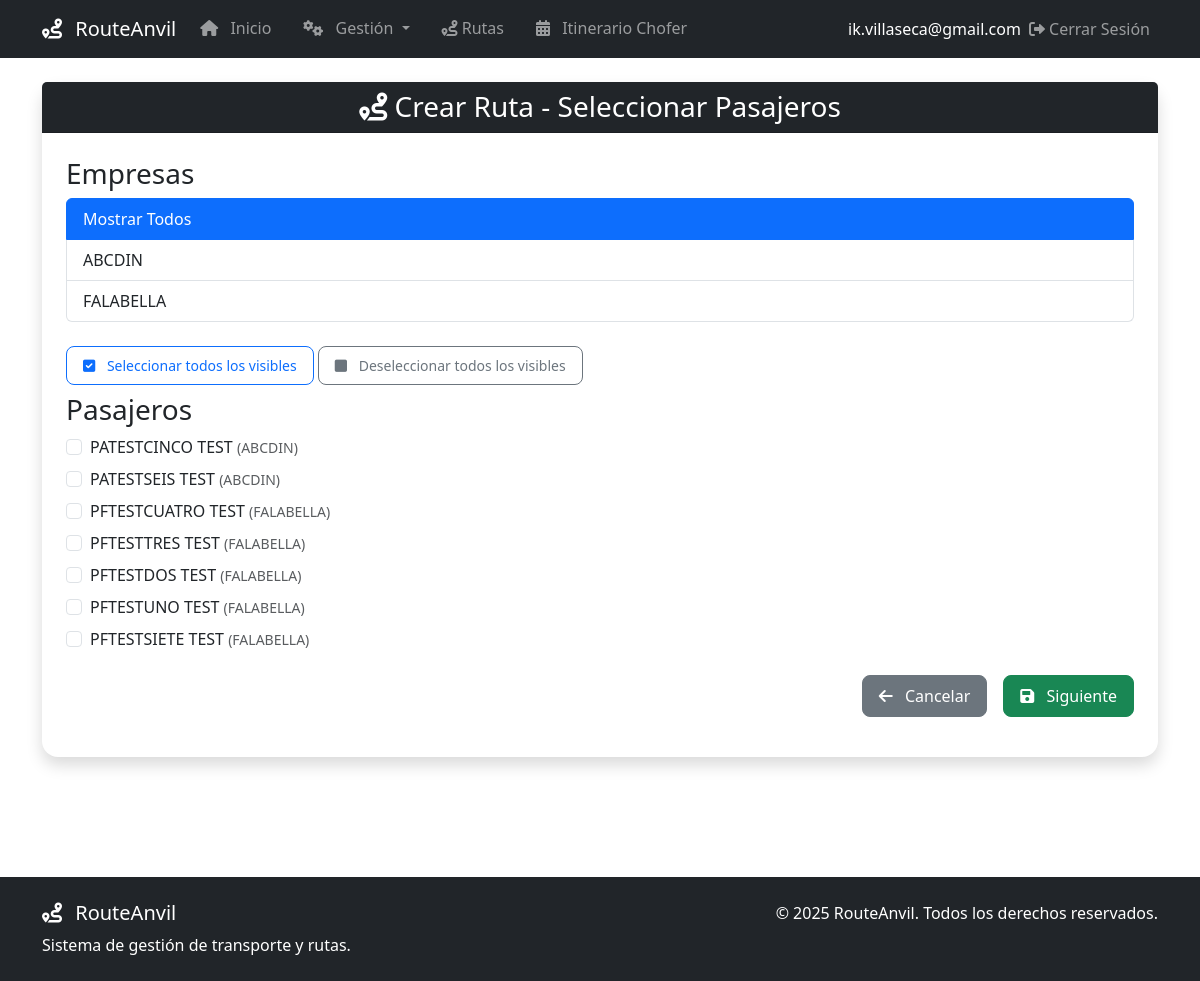
Screenshot of /ruta/crear/pasajeros/ (signed in) with the database file from the repository.
### users/models.py (models this page shows, shortened)
class CustomUser(AbstractUser):
    username = None
    email = models.EmailField(_('email address'), unique=True)
    is_email_verified = models.BooleanField(default=False)
    USERNAME_FIELD = 'email'
    REQUIRED_FIELDS = [] # email y password son requeridos por defecto asi que se deja vacio
    objects = CustomUserManager()

### RouteAnvil/models.py (models this page shows, shortened)
class Pasajero(models.Model):
    id_pasajero = models.UUIDField(primary_key=True, default=uuid.uuid4, verbose_name="ID Pasajero")
    rut = models.CharField(max_length=12, unique=True, verbose_name="RUT")
    nombre = models.CharField(max_length=45, verbose_name="Nombre")
    apellido = models.CharField(max_length=45, verbose_name="Apellido")
    telefono = models.CharField(max_length=15, verbose_name="Telefono")
    empresa_trabajo = models.CharField(max_length=45, verbose_name="Empresa de Trabajo")
    paradero_deseado = models.ForeignKey(Parada, on_delete=models.SET_NULL, null=True, blank=True, related_name='paradero_deseado',verbose_name="Paradero deseado")

### RouteAnvil/views.py (the view, shortened to what this page needs)
# urls.py: path('ruta/crear/pasajeros/', views.ruta_crear_seleccionar_pasajeros, name='ruta_crear_seleccionar1_pasajeros'),
@login_required
def ruta_crear_seleccionar_pasajeros(request):
    if request.method == 'GET':
        pasajeros = Pasajero.objects.all().order_by('empresa_trabajo','apellido','nombre')
        empresas = set(pasajeros.values_list('empresa_trabajo', flat=True).order_by('empresa_trabajo'))
        empresas = list(set(map(str.upper, empresas)))
        pasajero_info = []
        for pasajero in pasajeros:
            pasajero_info.append({
                'id': str(pasajero.id_pasajero),
                'nombre': pasajero.nombre,
                'apellido': pasajero.apellido,
                'empresa': pasajero.empresa_trabajo.upper(),
            })
        datos = {
            'empresas': empresas,
            'pasajero_info': pasajero_info
        }
        return render(request, 'rutas/ruta_crear_seleccionar1_pasajeros.html', datos)

### RouteAnvil/templates/rutas/ruta_crear_seleccionar1_pasajeros.html (shortened to what this page needs)
{% extends "base.html" %}
{% load static %}
{% block contenido %}
<div class="card shadow">
    <div class="card-header bg-dark text-white text-center">
        <h3 class="mb-0">
            <i class="fa-solid fa-route"></i> Crear Ruta - Seleccionar Pasajeros
        </h3>
    </div>
    <div class="card-body p-4">
        <form method="post">
            <div class="mb-4">
                <h3>Empresas</h3>
                <div class="list-group">
                    <button type="button" class="list-group-item list-group-item-action empresa-filter active" data-empresa="todos">
                        Mostrar Todos
                    </button>
                    {% for empresa in empresas %}
                    <button type="button" class="list-group-item list-group-item-action empresa-filter" data-empresa="{{ empresa }}">
                        {{ empresa }}
                    </button>
                    {% endfor %}
                </div>
            </div>
                <div class="mb-2">
                    <button type="button" class="btn btn-sm btn-outline-primary" onclick="selectAllVisible(true)">
                        <i class="fas fa-check-square"></i> Seleccionar todos los visibles
                    </button>
                    <button type="button" class="btn btn-sm btn-outline-secondary" onclick="selectAllVisible(false)">
                        <i class="fas fa-square"></i> Deseleccionar todos los visibles
                    </button>
                </div>
            <div class="mb-4">
                <h3>Pasajeros</h3>
                <div >
                    {% for pasajero in pasajero_info %}
                    <div class="form-check pasajero-item mb-2" data-empresa="{{ pasajero.empresa }}">
                        <input type="checkbox" name="choices" value="{{ pasajero.id }}" id="pasajero_{{ forloop.counter }}" class="form-check-input">
                        <label class="form-check-label pasajero-label" for="pasajero_{{ forloop.counter }}">
                            {{ pasajero.nombre }} {{ pasajero.apellido }} <small class="text-muted">({{ pasajero.empresa }})</small>
                        </label>
                    </div>
                    {% endfor %}
                </div>
            </div>
            <div class="d-grid gap-2 d-md-flex justify-content-md-end">
                <a href="{% url 'rutas' %}" class="btn btn-secondary me-md-2">
                    <i class="fas fa-arrow-left"></i> Cancelar
                </a>
                <button type="submit" class="btn btn-success">
                    <i class="fas fa-save"></i> Siguiente
                </button>
            </div>
        </form>
    </div>
</div>
{% endblock contenido %}

### RouteAnvil/templates/base.html (shortened to what this page needs)
{% load static %}
<!DOCTYPE html>
<html lang="es">
<head>
    <link href="https://cdn.jsdelivr.net/npm/bootstrap@5.3.0/dist/css/bootstrap.min.css" rel="stylesheet">
    <link rel="stylesheet" href="https://cdnjs.cloudflare.com/ajax/libs/font-awesome/6.0.0/css/all.min.css">
    <link rel="stylesheet" href="{% static 'css/style.css' %}">
</head>
<body>
    <nav class="navbar navbar-expand-lg navbar-dark bg-dark">
        <div class="container">
            <a class="navbar-brand" href="{% url 'index' %}">
                <i class="fas fa-route"></i> RouteAnvil
            </a>
            <div class="collapse navbar-collapse" id="navbarNav">
                <ul class="navbar-nav me-auto nav-underline">
                    <li class="nav-item">
                        {% url 'index' as url_esperada %}
                        <a class="nav-link {% if request.get_full_path == url_esperada %}active{% endif %}" href="{% url 'index' %}">
                            <i class="fas fa-home"></i> Inicio
                        </a>
                    </li>
                    <li class="nav-item dropdown">
                        <a class="nav-link dropdown-toggle" href="#" id="navbarDropdownGestion" role="button" data-bs-toggle="dropdown" aria-expanded="false">
                            <i class="fas fa-cogs"></i> Gestión
                        </a>
                                {% url 'chofer_lista' as url_esperada %}
                                {% url 'pasajeros_lista' as url_esperada %}
                                {% url 'vehiculo_lista' as url_esperada %}
                                {% url 'paraderos_lista' as url_esperada %}
                    </li>
                    <li>
                        {% url 'rutas' as url_esperada %}
                        <a class="nav-link {% if request.get_full_path == url_esperada %}active{% endif %}" href="{% url 'rutas' %}">
                            <i class="fa-solid fa-route"></i> Rutas
                        </a>
                    </li>
                    <li class="nav-item">
                        {% url 'vista_itinerario_chofer' as url_esperada %}
                        <a class="nav-link {% if request.get_full_path == url_esperada %}active{% endif %}" href="{% url 'vista_itinerario_chofer' %}">
                            <i class="fas fa-calendar-alt"></i> Itinerario Chofer
                        </a>
                    </li>
                </ul>
                <ul class="navbar-nav ms-auto">
                    {% if user.is_authenticated %}
                    <span class="navbar-text email-navbar user-select-none ">
                        {{ user.email }}
                    </span>
                    {% endif %}
                    {% if user.is_authenticated %}
                    <li class="nav-item">
                        <form method="post" action="{% url 'logout' %}">
                            <button class="nav-link" type="submit"><i class="fa-solid fa-right-from-bracket"></i> Cerrar Sesión</button>
                        </form>
                    </li>
                    {% endif %}
                </ul>
            </div>
        </div>
    </nav>
    <main class="container my-4">
        {% block contenido %}
        {% endblock contenido %}
    </main>
    <footer class="bg-dark text-white mt-5">
        <div class="container py-4">
            <div class="row">
                <div class="col-md-6">
                    <h5><i class="fas fa-route"></i> RouteAnvil</h5>
                    <p class="mb-0">Sistema de gestión de transporte y rutas.</p>
                </div>
                <div class="col-md-6 text-md-end">
                    <p class="mb-0">© 2025 RouteAnvil. Todos los derechos reservados.</p>
                </div>
            </div>
        </div>
    </footer>
</body>
</html>

### RouteAnvil/static/css/style.css (style rules this page uses)
.card { border: none; border-radius: 1rem; margin-bottom: 3rem; }
.card-body { padding: 2rem; margin-bottom: 1rem; }
.btn { border-radius: 0.5rem; padding: 0.5rem 1rem; transition: all 0.3s ease; }
.fas { margin-right: 0.5rem; }
html, body { height: 100%; }
body { display: flex; flex-direction: column; }
main { flex: 1; }
footer { margin-top: auto; }
.empresa-filter { cursor: pointer; }
.email-navbar { color: white; }

### rows the page displays
CustomUser: email "ik.villaseca@gmail.com"
Pasajero: nombre "PATESTCINCO", apellido "TEST"
Pasajero: nombre "PATESTSEIS", apellido "TEST"
Pasajero: nombre "PFTESTCUATRO", apellido "TEST"
Pasajero: nombre "PFTESTTRES", apellido "TEST"
Pasajero: nombre "PFTESTDOS", apellido "TEST"
Pasajero: nombre "PFTESTUNO", apellido "TEST"
Pasajero: nombre "PFTESTSIETE", apellido "TEST"

### other values shown
{{ empresa }} "ABCDIN" "FALABELLA"
{{ pasajero.empresa }} "ABCDIN" "ABCDIN" "FALABELLA" "FALABELLA" "FALABELLA" "FALABELLA" "FALABELLA"
